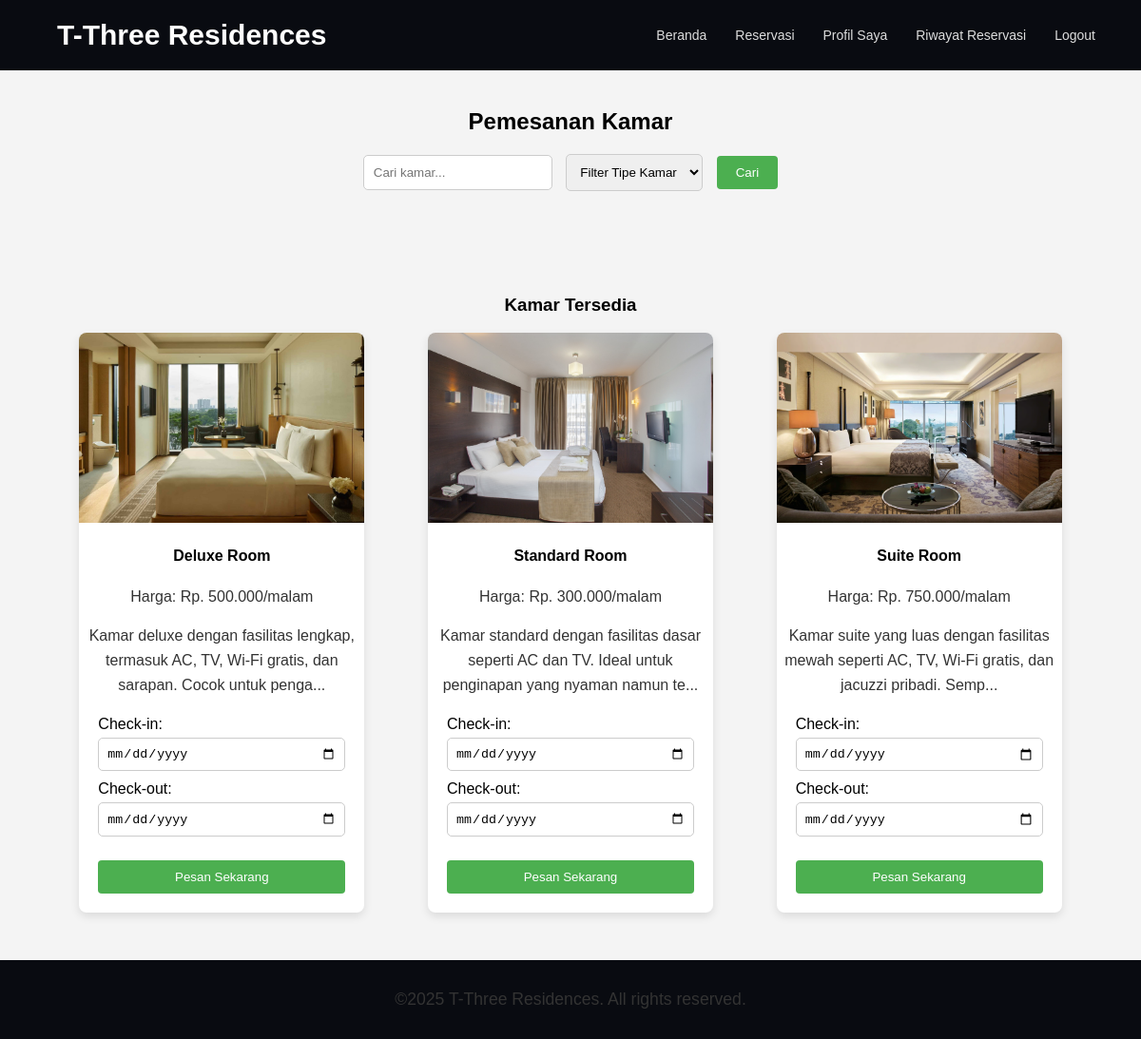
The app's page /user/reservasi.php (signed in) with its own data.
### tables this page shows
CREATE TABLE `settings` (
  `id` int(11) NOT NULL,
  `setting_key` varchar(255) NOT NULL,
  `value` text NOT NULL
);

CREATE TABLE `kamar` (
  `id_kamar` int(11) NOT NULL,
  `nama_kamar` varchar(255) NOT NULL,
  `harga` int(11) NOT NULL,
  `fasilitas` text DEFAULT NULL,
  `status` enum('tersedia','terisi') DEFAULT 'tersedia',
  `tipe_kamar` enum('deluxe','standard','suite','') NOT NULL,
  `gambar` varchar(255) DEFAULT NULL,
  `created_at` timestamp NOT NULL DEFAULT current_timestamp(),
  `deskripsi` text NOT NULL
);

### user/reservasi.php (the view, shortened to what this page needs)
<?php
    include "../config/koneksi.php";
    $search = isset($_GET['search']) ? $_GET['search'] : '';
    $query_kamar = "SELECT * FROM kamar WHERE nama_kamar LIKE '%$search%' AND status = 'tersedia'";
    $query_kamar .= " LIMIT 6";
    $kamar_result = mysqli_query($koneksi, $query_kamar);
    $query_website = mysqli_query($koneksi, "SELECT value FROM settings WHERE setting_key = 'website_name'");
    $website = mysqli_fetch_assoc($query_website);
    $website_name = $website['value'];
?>
<!DOCTYPE html>
<html lang="id">
<head>
    <link rel="stylesheet" href="../assets/css/user.css">
</head>
<body>
    <?php include '../includes/header-user.php'; ?>
    <main>
        <section class="search-filter">
            <div class="container">
                <h2>Pemesanan Kamar</h2>
                <form method="GET" action="reservasi.php">
                    <input type="text" name="search" placeholder="Cari kamar..." value="<?= $search; ?>">
                    <select name="filter">
                        <option value="">Filter Tipe Kamar</option>
                    </select>
                    <button type="submit">Cari</button>
                </form>
            </div>
        </section>
        <section class="content">
            <section class="available-rooms">
                <div class="container">
                    <h3 align="center">Kamar Tersedia</h3>
                    <div class="room-grid">
                        <?php while ($kamar = mysqli_fetch_assoc($kamar_result)) { ?>
                            <div class="room-card">
                                <img src="../assets/uploads/<?= $kamar['gambar']; ?>" alt="<?= $kamar['nama_kamar']; ?>"
                                    class="room-img">
                                <h4><?= $kamar['nama_kamar']; ?></h4>
                                <p>Harga: Rp. <?= number_format($kamar['harga'], 0, ',', '.'); ?>/malam</p>
                                <p><?= substr($kamar['deskripsi'], 0, 100); ?>...</p>
                                <form method="POST" action="reservasi.php" class="reservation-form">
                                    <div class="form-group">
                                        <label for="check_in">Check-in:</label>
                                        <input type="date" name="check_in" required>
                                    </div>
                                    <div class="form-group" style="margin-bottom: 15px;">
                                        <label for="check_out">Check-out:</label>
                                        <input type="date" name="check_out" required>
                                    </div>
                                    <button type="submit" name="pesan">Pesan Sekarang</button>
                                </form>
                            </div>
                        <?php } ?>
                    </div>
                </div>
            </section>
        </section>
        <?php include '../includes/footer.php'; ?>
    </main>
</body>
</html>

### includes/header-user.php
<header>
    <h1><?= $website_name ?></h1>
    <nav>
        <ul>
            <li><a href="index.php">Beranda</a></li>
            <li><a href="reservasi.php">Reservasi</a></li>
            <li><a href="profil_user.php">Profil Saya</a></li>
            <li><a href="riwayat_reservasi.php">Riwayat Reservasi</a></li>
            <li><a href="../logout.php">Logout</a></li>
        </ul>
    </nav>
</header>

### includes/footer.php
<footer>
    <p>&copy;2025 <?= $website_name ?>. All rights reserved.</p>
</footer>

### assets/css/user.css (style rules this page uses)
html, body { min-height: 100vh; margin: 0; padding: 0; display: flex; flex-direction: column; background-color: #f4f4f4; font-family: Arial, Helvetica, sans-serif; box-sizing: border-box; }
body { flex: 1; }
a { text-decoration: none; color: inherit; }
header { position: fixed; width: 91%; top: 0; z-index: 1000; background-color: #090b11; padding: 10px 0; color: white; display: flex; justify-content: space-between; align-items: center; padding: 0 60px; }
header h1 { font-size: 30px; }
header nav ul { list-style: none; padding: 0; text-align: center; display: flex; justify-content: center; gap: 10px; }
header nav ul li a { color: #ddd; margin-left: 20px; font-size: 14px; position: relative; padding-bottom: 5px; }
header nav ul li a::after { content: ""; position: absolute; bottom: 0; left: 0; width: 0%; height: 2px; background-color: #fff; transition: width 0.3s ease; }
main { flex: 1; margin-top: 74px; }
.content { padding: 0 60px; flex: 1; }
.available-rooms { padding: 50px 0; }
.room-grid { display: grid; grid-template-columns: repeat(auto-fill, minmax(300px, 1fr)); gap: 20px; justify-items: center; }
.room-card { background-color: white; border-radius: 8px; box-shadow: 0 4px 10px rgba(0, 0, 0, 0.1); width: 300px; text-align: center; }
.room-img { width: 100%; height: 200px; object-fit: cover; border-top-left-radius: 8px; border-top-right-radius: 8px; }
.room-card p { font-size: 16px; color: #333; }
.search-filter { padding: 20px; text-align: center; }
.search-filter form { margin-bottom: 20px; }
.search-filter input[type="text"], .search-filter select { padding: 10px; margin-right: 10px; border-radius: 5px; border: 1px solid #ccc; }
.search-filter button { padding: 10px 20px; background-color: #4caf50; color: white; border: none; border-radius: 5px; cursor: pointer; }
form.reservation-form { display: flex; flex-direction: column; gap: 10px; margin-top: 10px; margin: 20px; }
.reservation-form .form-group { display: flex; flex-direction: column; text-align: left; gap: 5px; }
.reservation-form input[type="date"] { padding: 8px; border-radius: 5px; border: 1px solid #ccc; }
button[type="submit"] { background-color: #4caf50; color: white; padding: 10px 20px; border: none; border-radius: 4px; cursor: pointer; }
a { color: #4caf50; text-decoration: none; }
p { font-size: 1.1rem; line-height: 1.6; color: #333; }
footer { background-color: #090b11; color: white; text-align: center; padding: 10px 0; width: 100%; position: relative; margin-top: auto; margin-top: auto; }

### records on screen
settings: value "T-Three Residences"
kamar: gambar (picture), nama_kamar "Deluxe Room", harga "500.000", deskripsi "Kamar deluxe dengan fasilitas lengkap, termasuk AC, TV, Wi-Fi gratis, dan sarapan. Cocok untuk penga"
kamar: gambar (picture), nama_kamar "Standard Room", harga "300.000", deskripsi "Kamar standard dengan fasilitas dasar seperti AC dan TV. Ideal untuk penginapan yang nyaman namun te"
kamar: gambar (picture), nama_kamar "Suite Room", harga "750.000", deskripsi "Kamar suite yang luas dengan fasilitas mewah seperti AC, TV, Wi-Fi gratis, dan jacuzzi pribadi. Semp"
